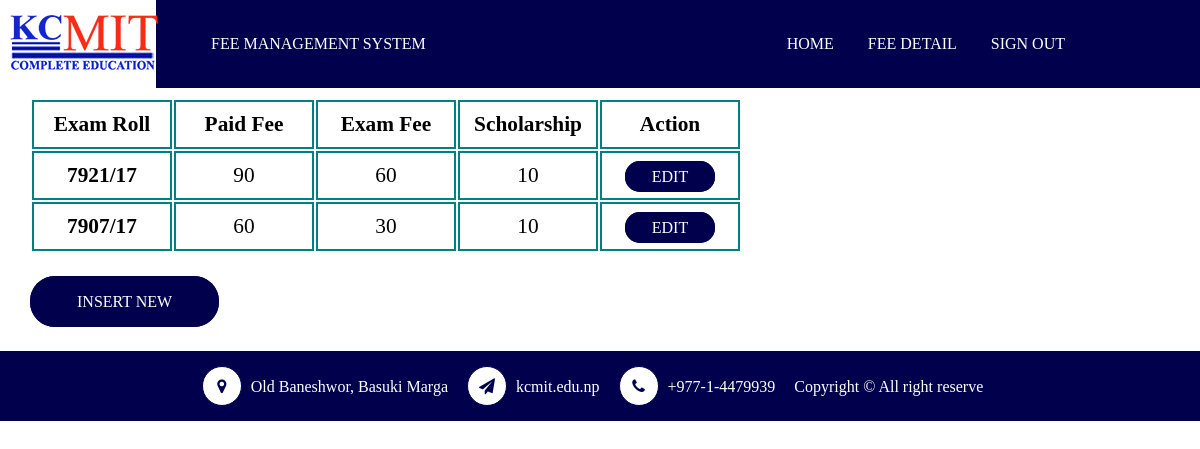
Before: /admin/admin_fee_details.php with the older database file.
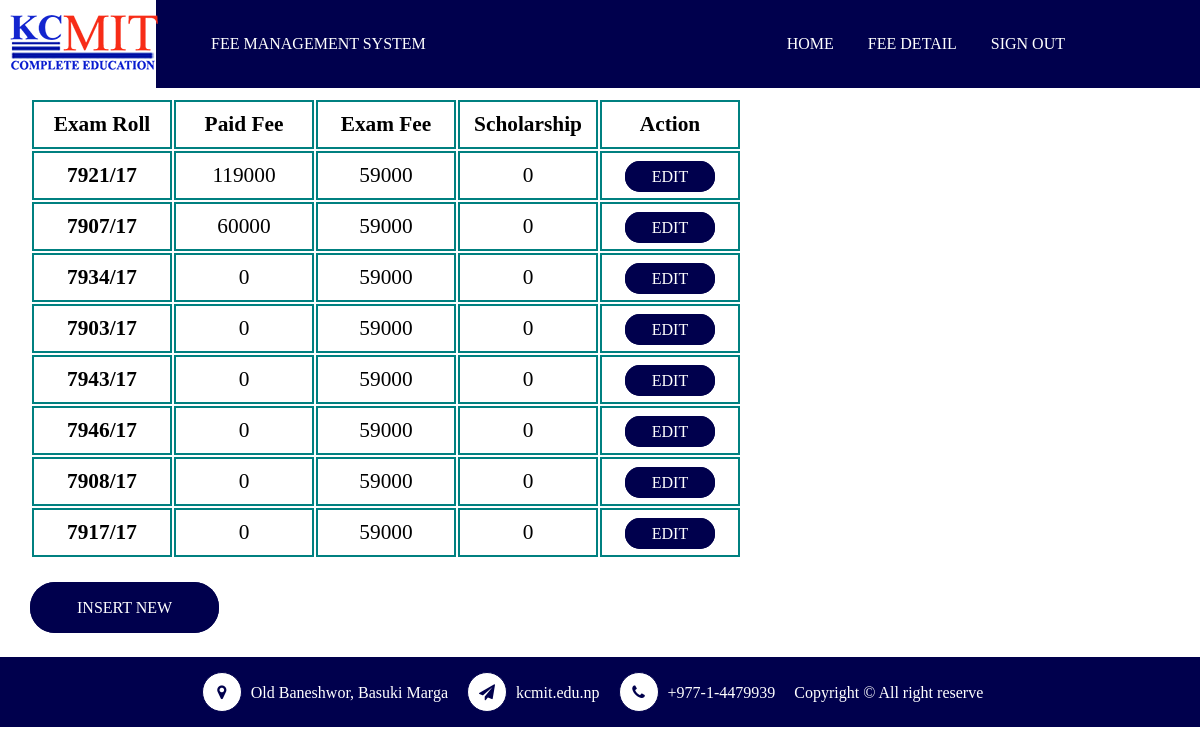
After: the same page with the newer database file.
### tables this page shows
CREATE TABLE `payment_details` (
  `exam_roll` varchar(10) NOT NULL,
  `paid_fee` varchar(20) NOT NULL,
  `exam_fee` varchar(20) NOT NULL,
  `full_fee` varchar(20) NOT NULL,
  `scholarship` varchar(20) DEFAULT NULL,
  `pid` int(11) NOT NULL
);

### admin/admin_fee_details.php (the view, shortened to what this page needs)
<!DOCTYPE html>
<html>
	<head>
		<link rel='stylesheet' href='../CSS/header.css' type='text/css'/>
		<link rel='stylesheet' href='../CSS/footer.css' type='text/css'/>
		<link rel='stylesheet' href='../CSS/admin_fee_details.css' type='text/css'/>
		<link rel='stylesheet' href='../CSS/button.css' type='text/css'/>
		<link rel="stylesheet" href="../CSS/fontAwesome/css/font-awesome.css" type="text/css"/>
	</head>
	<body>
		<div class="inner-header-wrapper" style="">
			<div class="logo">
				<a href="#"><img src="../images/logo.png" alt="logo"/></a>
			</div>
			<div class="inner-header">
				<div class="title">
					<a href="">FEE MANAGEMENT SYSTEM</a>
				</div>
				<div class="nav-menu">
					<ol>
						<li><a href="fee_confirm.php">Home</a></li>
						<li><a href="admin_fee_details.php">Fee Detail</a></li>
						<li><a href="admin_login.php">Sign Out</a></li>
					</ol>
				</div>
			</div>
		</div>
		<div class='detail'>
			<table>
				<tr>
					<th>Exam Roll</th>
					<th>Paid Fee</th>
					<th>Exam Fee</th>
					<th>Scholarship</th>
					<th>Action</th>
				</tr>
			<?php
				$connect = mysqli_connect('localhost','root','','fee_management') or die('Database Connection Error');
				$select = "select * from payment_details";
				$data = mysqli_query($connect,$select) or die('Selection Error');
				while($row = mysqli_fetch_assoc($data))
				{
					$roll = $row['exam_roll'];
					?>
					<tr>
						<td><?php echo $row['exam_roll'];?></td>
						<td><?php echo $row['paid_fee'];?></td>
						<td><?php echo $row['exam_fee'];?></td>
						<td><?php echo $row['scholarship'];?></td>
						<td><a href="<?php echo 'edit_fee.php?exam_roll='.$roll;?>">Edit</a></td>
			<?php	}
			?>
			</table>
			<div class='btn'>
			<a href="<?php echo 'input_fee.php';?>">Insert New</a></div>
		</div>
		<footer>
            <div class="container">
                <ul class="footer-widget clearfix">
                    <li>
                        <span class="icon"><i class="fa fa-map-marker"></i></span>
                        <span class="caption">Old Baneshwor, Basuki Marga</span>
                    </li>
                    <li>
                        <span class="icon"><i class="fa fa-paper-plane"></i></span>
                        <span class="caption">kcmit.edu.np </span>
                    </li>
                    <li>
                        <span class="icon"><i class="fa fa-phone"></i></span>
                        <span class="caption">+977-1-4479939</span>
                    </li>
                    <li>
                        <span class="caption">Copyright &copy; All right reserve</span>
                    </li>
                </ul>
            </div>
        </footer>
	</body>
</html>

### CSS/header.css (style rules this page uses)
* { box-sizing:border-box; }
body { margin:0; }
.inner-header { padding-top: 5px; padding-bottom: 5px; }
.logo { padding-top: 15px; padding-left: 10px; background-color: white; height: 88px; }
.inner-header-wrapper { height: 88px; width: 100%; background-size: cover; background-repeat: no repeat; background-position: 20% 43%; background-color: #00004d; }
.inner-header .title a { color:white; text-decoration:none; padding-top:30px; padding-bottom:20px; display:inline-block; text-transform:uppercase; padding-left:25px; }
.inner-header:before, .inner-header:after { clear:both; content:''; display:block; }
.logo:before, .logo:after { clear: both; content:''; display:block; }
.logo { float: left; width: 13%; }
.inner-header { float: left; width: 87%; }
.inner-header .title { float:left; width:50%; padding-left:30px; }
.inner-header .nav-menu { float:left; width:50%; }
.inner-header .nav-menu ol { margin:0; padding-right: 120px; list-style:none; text-align: right; }
.inner-header .nav-menu ol li { display:inline-block; }
.inner-header .nav-menu ol li a { text-decoration:none; color:white; list-style:none; display:inline-block; text-transform:uppercase; padding: 30px 15px; }
.nav-menu ol li a { cursor: pointer; transition: all 0.3s ease-in; }

### CSS/footer.css (style rules this page uses)
footer { background: #00004d; color: white; padding: 15px 0; text-align: center; margin-top: 6px; }
footer ul { margin: 0; padding: 0; list-style: none; }
footer ul.footer-widget li { display: inline-block; padding-right: 15px; }
.footer-widget .icon i { display: inline-block; height: 40px; width: 40px; background: white; border: 1px solid #00004d; border-radius: 100%; color: #00004d; text-align: center; line-height: 38px; margin-right: 5px; }

### CSS/admin_fee_details.css (style rules this page uses)
.detail { width: 95%; margin: 10px auto; }
.detail table { font-size: 16pt; }
.detail table tr th { border: 2px solid teal; padding: 10px; width: 140px; text-align: center; }
.detail table tr td { border: 2px solid teal; padding: 10px; width: 140px; text-align: center; }
.detail table tr td:first-child { font-weight: bold; }
.btn { margin: 40px 0; }
.detail table a { text-decoration: none; background: #00004d; color:white; text-transform:uppercase; line-height:1; padding:5px 25px; outline:0; border: 1px solid transparent; font-weight: 500; font-size: 16px; cursor: pointer; border-radius: 15px; border: 2px solid #00004d; }
.detail .btn a { text-decoration: none; background: #00004d; color:white; text-transform:uppercase; line-height:1; padding:15px 45px; outline:0; border: 1px solid transparent; font-weight: 500; font-size: 16px; cursor: pointer; border-radius: 25px; border: 2px solid #00004d; }

Changed rows visible on the page:
changed payment_details (number 1 of 8 on the later page): paid_fee "90" → "119000"; exam_fee "60" → "59000"; scholarship "10" → "0"
changed payment_details (number 2 of 8 on the later page): paid_fee "60" → "60000"; exam_fee "30" → "59000"; scholarship "10" → "0"
added payment_details: exam_roll "7934/17", paid_fee "0", exam_fee "59000", scholarship "0"
added payment_details: exam_roll "7903/17", paid_fee "0", exam_fee "59000", scholarship "0"
added payment_details: exam_roll "7943/17", paid_fee "0", exam_fee "59000", scholarship "0"
added payment_details: exam_roll "7946/17", paid_fee "0", exam_fee "59000", scholarship "0"
added payment_details: exam_roll "7908/17", paid_fee "0", exam_fee "59000", scholarship "0"
added payment_details: exam_roll "7917/17", paid_fee "0", exam_fee "59000", scholarship "0"
